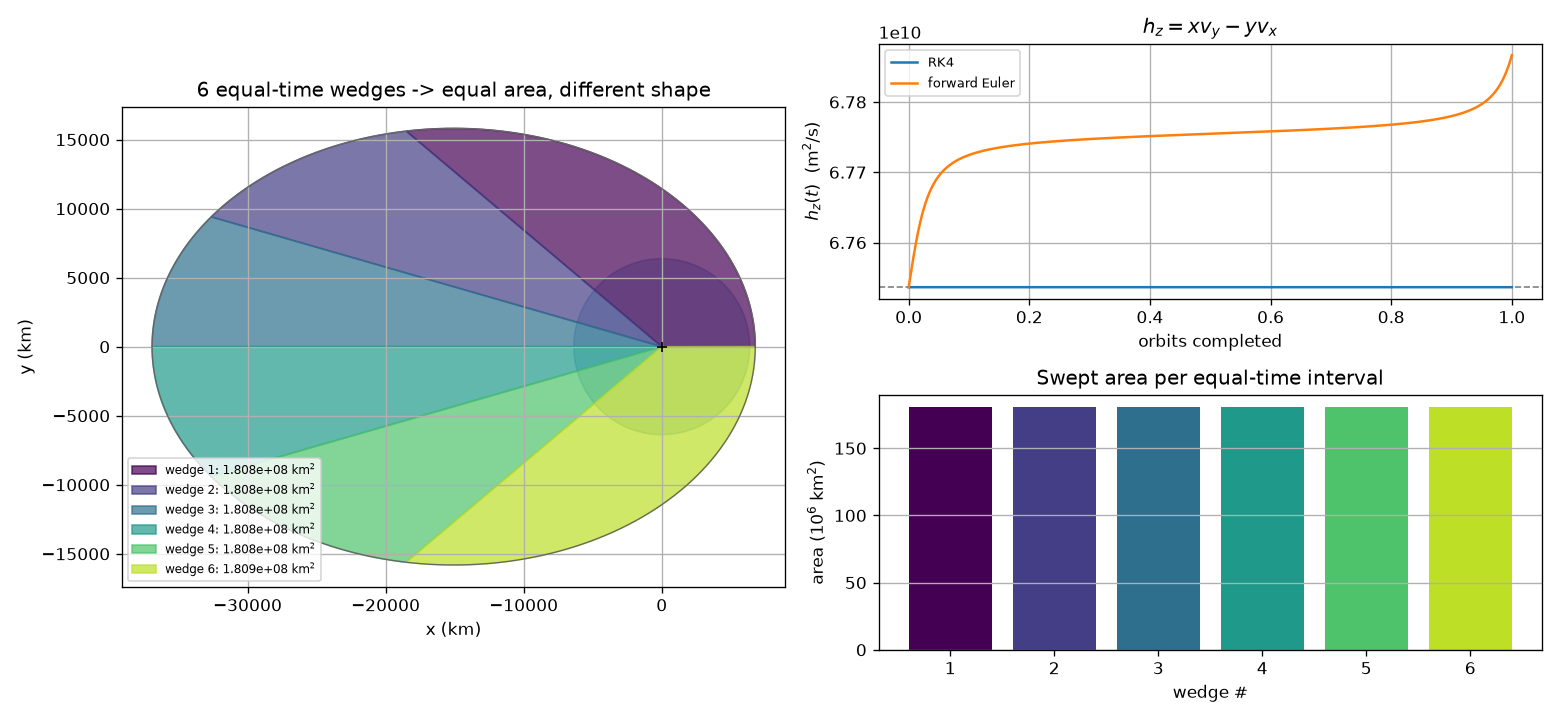

Reproduce this figure in Python.
"""Module 2 -- Coding Challenge: angular momentum and Kepler's second law.

Specific angular momentum (per unit mass):

    h = r x v          ->   planar:   h_z = x*vy - y*vx

Gravity is a central force: F points along r, so the torque about the central
body is tau = r x F = 0, hence dh/dt = 0 and h_z is constant.

The geometric payoff: the area swept by the radius vector per unit time is

    dA/dt = 1/2 |r x v| = h_z / 2

so a constant h_z means the orbit sweeps *equal areas in equal times* --
Kepler's second law. This file shows all three links in one run:

    r x F = 0   ->   dh/dt = 0   ->   equal areas in equal times

on a deliberately eccentric orbit (1.3 v_c, e ~ 0.69) where the satellite
visibly races through perigee and crawls through apogee -- yet each equal-time
wedge has the same area.
"""

import numpy as np
import matplotlib.pyplot as plt

from orbit_euler import (
    MU_EARTH, R_EARTH, R0, dynamics, euler_step,
    circular_speed, orbital_period,
)
from orbit_rk4 import rk4_step


# ---------------------------------------------------------------------------
# Diagnostics
# ---------------------------------------------------------------------------
def h_z(states):
    """Specific angular momentum (z-component) for each [x, y, vx, vy] row."""
    x, y, vx, vy = states[:, 0], states[:, 1], states[:, 2], states[:, 3]
    return x * vy - y * vx


def swept_area(states):
    """Cumulative area swept by the radius vector from the origin (triangle fan)."""
    x, y = states[:, 0], states[:, 1]
    cross = x[:-1] * y[1:] - y[:-1] * x[1:]          # 2 * triangle area, signed
    return np.concatenate([[0.0], np.cumsum(0.5 * np.abs(cross))])


# ---------------------------------------------------------------------------
# Propagator (shared model + RK4; Euler kept for the contrast)
# ---------------------------------------------------------------------------
def propagate(state0, dt, n_steps, step):
    states = np.empty((n_steps + 1, 4))
    states[0] = state0
    t = 0.0
    for k in range(n_steps):
        states[k + 1] = step(dynamics, states[k], t, dt)
        t += dt
    times = np.arange(n_steps + 1) * dt
    return times, states


# ---------------------------------------------------------------------------
# Run
# ---------------------------------------------------------------------------
FACTOR = 1.3        # eccentric bound orbit
N_WEDGES = 6        # equal-time intervals for the Kepler check
DT = 2.0           # small enough that the polygon area ~ the true swept sector


def main():
    v_c = circular_speed(MU_EARTH, R0)
    v0 = FACTOR * v_c
    eps = 0.5 * v0 ** 2 - MU_EARTH / R0
    a = -MU_EARTH / (2.0 * eps)
    T = orbital_period(MU_EARTH, a)
    n_steps = int(round(T / DT))
    state0 = np.array([R0, 0.0, 0.0, v0])

    t_r, s_r = propagate(state0, DT, n_steps, rk4_step)
    t_e, s_e = propagate(state0, DT, n_steps, euler_step)

    hz_r, hz_e = h_z(s_r), h_z(s_e)
    hz0 = hz_r[0]

    print("=" * 74)
    print("ANGULAR MOMENTUM  &  KEPLER'S SECOND LAW")
    print("=" * 74)
    print(f"Orbit: v0 = {FACTOR} v_c = {v0:.1f} m/s   (e ~ {np.sqrt(1+2*eps*(R0*v0)**2/MU_EARTH**2):.3f}, "
          f"period {T/3600:.2f} h)")
    print(f"h_z(0) = x*vy - y*vx = {hz0:.6e} m^2/s")
    print()
    print("Is h_z constant?  (max fractional deviation over one full orbit)")
    print(f"    RK4          : {np.ptp(hz_r)/abs(hz0):.2e}   -> constant to round-off")
    print(f"    forward Euler: {np.ptp(hz_e)/abs(hz0):.2e}   -> leaks, like the energy did")
    print()

    # ---- Kepler II: equal areas in equal times --------------------------
    edges = np.linspace(0, n_steps, N_WEDGES + 1, dtype=int)
    A = swept_area(s_r)
    print(f"Split one orbit into {N_WEDGES} equal time intervals of "
          f"{T/N_WEDGES/60:.1f} min each.")
    print(f"{'interval':>9} {'r_start (km)':>13} {'speed (km/s)':>13} "
          f"{'angle swept':>13} {'area swept (km^2)':>19}")
    areas = []
    for i in range(N_WEDGES):
        lo, hi = edges[i], edges[i + 1]
        area = (A[hi] - A[lo]) / 1e6
        areas.append(area)
        r_lo = np.hypot(s_r[lo, 0], s_r[lo, 1]) / 1e3
        spd = np.hypot(s_r[lo, 2], s_r[lo, 3]) / 1e3
        ang = np.degrees(np.arctan2(s_r[hi, 1], s_r[hi, 0])
                         - np.arctan2(s_r[lo, 1], s_r[lo, 0])) % 360
        print(f"{i+1:>9} {r_lo:>13.0f} {spd:>13.2f} {ang:>12.1f} deg {area:>19.3e}")
    areas = np.array(areas)
    print()
    print(f"area spread: (max-min)/mean = {np.ptp(areas)/areas.mean():.2e}")
    print(f"predicted sweep rate  dA/dt = h_z/2 = {hz0/2:.4e} m^2/s")
    print(f"measured   sweep rate  A_total/T   = {A[-1]/T:.4e} m^2/s")
    print()
    print("The satellite covers wildly different angles in each interval --")
    print("fast and tight near perigee, slow and wide near apogee -- but the")
    print("swept AREAS match to a part in 1e-"
          f"{int(-np.log10(max(np.ptp(areas)/areas.mean(), 1e-16)))}. That is Kepler's second law, and it is")
    print("nothing more than dh/dt = 0 written geometrically:")
    print("    r x F = 0   ->   dh/dt = 0   ->   equal areas in equal times")
    print("=" * 74)

    _plot(t_r, s_r, hz_r, t_e, hz_e, edges, areas, hz0, T)


def _plot(t_r, s_r, hz_r, t_e, hz_e, edges, areas, hz0, T):
    fig = plt.figure(figsize=(13, 6))
    ax_orbit = fig.add_subplot(1, 2, 1)
    ax_hz = fig.add_subplot(2, 2, 2)
    ax_area = fig.add_subplot(2, 2, 4)

    # orbit with equal-time wedges
    theta = np.linspace(0, 2 * np.pi, 200)
    ax_orbit.fill(R_EARTH / 1e3 * np.cos(theta), R_EARTH / 1e3 * np.sin(theta),
                  color="tab:blue", alpha=0.3)
    ax_orbit.plot(s_r[:, 0] / 1e3, s_r[:, 1] / 1e3, color="0.4", lw=0.8)
    cmap = plt.cm.viridis(np.linspace(0, 0.9, len(areas)))
    for i, c in enumerate(cmap):
        lo, hi = edges[i], edges[i + 1]
        poly_x = np.concatenate([[0.0], s_r[lo:hi + 1, 0] / 1e3, [0.0]])
        poly_y = np.concatenate([[0.0], s_r[lo:hi + 1, 1] / 1e3, [0.0]])
        ax_orbit.fill(poly_x, poly_y, color=c, alpha=0.7,
                      label=f"wedge {i+1}: {areas[i]:.3e} km$^2$")
    ax_orbit.plot(0, 0, "+k")
    ax_orbit.set_aspect("equal")
    ax_orbit.set_xlabel("x (km)")
    ax_orbit.set_ylabel("y (km)")
    ax_orbit.set_title(f"{len(areas)} equal-time wedges -> equal area, different shape")
    ax_orbit.legend(fontsize=7, loc="lower left")
    ax_orbit.grid(True)

    ax_hz.axhline(hz0, color="grey", ls="--", lw=1)
    ax_hz.plot(t_r / T, hz_r, label="RK4")
    ax_hz.plot(t_e / T, hz_e, label="forward Euler")
    ax_hz.set_ylabel(r"$h_z(t)$  (m$^2$/s)")
    ax_hz.set_xlabel("orbits completed")
    ax_hz.set_title(r"$h_z = x v_y - y v_x$")
    ax_hz.legend(fontsize=8)
    ax_hz.grid(True)

    ax_area.bar(np.arange(1, len(areas) + 1), areas / 1e6, color=cmap)
    ax_area.set_xlabel("wedge #")
    ax_area.set_ylabel(r"area ($10^6$ km$^2$)")
    ax_area.set_title("Swept area per equal-time interval")
    ax_area.grid(True, axis="y")

    fig.tight_layout()
    fig.savefig("angular_momentum.png", dpi=120)


if __name__ == "__main__":
    main()
    plt.show()
